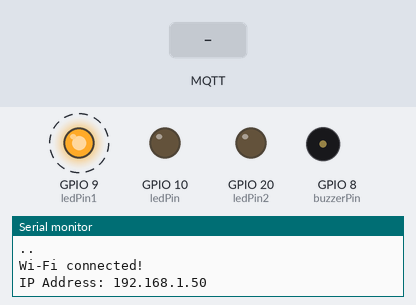
The sketch below on a simulated Seeed XIAO ESP32-C3. Shown: output pins drawn as LEDs (lit = HIGH), buzzer (waves = sounding), the last lines printed to the serial monitor. Dashed ring = blinking. The test bench sets the inputs (shaded band). WiFi joins after 1.5 s; servers stay silent unless stated; no MQTT or app messages arrive unless stated.

Above: at 2.35 s.
2.9 s: MQTT message "ON" arrives on the first subscribed topic
At 4.6 s:
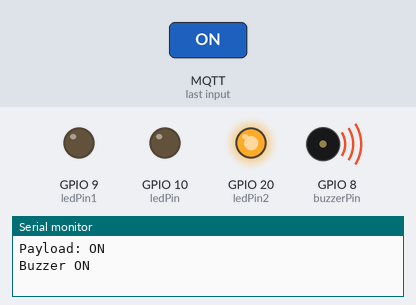
4.9 s: MQTT message "OFF" arrives on the first subscribed topic
At 6.2 s:
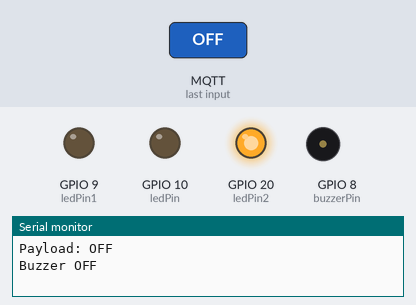
Timing chart, 0 to 7.9 s (numbered marks = the images above; inputs shaded):
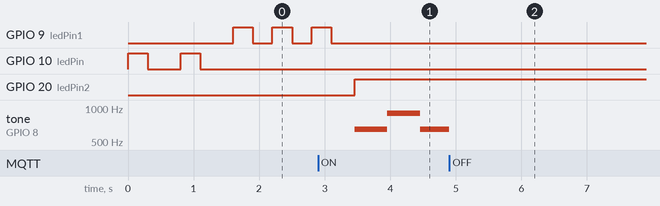

The sketch:

alarm_receiver.ino
```cpp
#include <WiFi.h>
#include <PubSubClient.h>

#define wifi_ssid "Soi13"
#define wifi_password ""

#define mqtt_server "10.0.0.4"
#define mqtt_port 1883
#define mqtt_user "mqtt_user"
#define mqtt_password ""

//#define alarm_state_topic_fire "homeassistant/sensor/fire_alarm"
#define alarm_state_topic_leakage "homeassistant/sensor/leak_detected"

WiFiClient espClient;
PubSubClient client(espClient);

const int ledPin = 10; //GPIO10
const int ledPin1 = 9; //GPIO9
const int ledPin2 = 20; //GPIO20
const int buzzerPin = 8; //GPIO8

bool buzzerActive = false;
unsigned long previousMillis = 0;
const int freq1 = 650;
const int freq2 = 900;
const int duration = 500;
bool toggle = true;

//This is for simulating of temporary lost WiFi connection.
//unsigned long startTime = millis();
//unsigned long disconnectAfter = 10000; // Disconnect after 10 seconds

//Blinking by red or yellow if WiFi or MQTT connection have been lost.
void blinkLED(int times, int pin) {
  for (int i = 0; i < times; i++) {
    digitalWrite(pin, HIGH);
    delay(300);
    digitalWrite(pin, LOW);
    delay(300);
  }
}

void reconnectWiFi() {
  WiFi.disconnect();
  WiFi.begin(wifi_ssid, wifi_password);
  Serial.println("Reconnecting to Wi-Fi...");
  while (WiFi.status() != WL_CONNECTED) {
    Serial.print(".");
    blinkLED(1, ledPin);
    delay(1000);
  }
  Serial.println("\nReconnected to Wi-Fi!");
}

void callback(char* topic, byte* payload, unsigned int length) {
  Serial.print("Message received: ");
  Serial.println(topic);

  String message = "";
  for (int i = 0; i < length; i++) {
    message += (char)payload[i];
  }
  Serial.print("Payload: ");
  Serial.println(message);

  // Control buzzer based on the command
  if (message == "ON") {
    buzzerActive = true;
    Serial.println("Buzzer ON");
  } else if (message == "OFF") {
    buzzerActive = false;
    Serial.println("Buzzer OFF");
  } else {
    Serial.println("Unknown command");
  }
}

void reconnect_MQTT_broker() {
  while (!client.connected()) {
    Serial.print("Connecting to MQTT...");
    if (client.connect("XIAO_ESP32C3_Client", mqtt_user, mqtt_password)) {
      Serial.println("connected");
      client.subscribe(alarm_state_topic_leakage);
    } else {
      Serial.print("failed, rc=");
      Serial.print(client.state());
      Serial.println(" try again in 5 seconds");
      delay(5000);
    }
  }
}

void setup() {
  Serial.begin(115200);

  pinMode(ledPin, OUTPUT);
  digitalWrite(ledPin, LOW);
  pinMode(buzzerPin, OUTPUT);
  digitalWrite(ledPin, LOW);
  pinMode(ledPin1, OUTPUT);
  digitalWrite(ledPin1, LOW);
  pinMode(ledPin2, OUTPUT);
  digitalWrite(ledPin2, LOW);

  // Initialize LEDC for tone generation
  ledcAttachPin(buzzerPin, 0); // Attach pin to channel 0 to prevent messages in serial like: "E (30523) ledc: ledc_update_duty(648): LEDC is not initialized, E (30528) ledc: ledc_set_duty(720): LEDC is not initialized"

  Serial.println("Connecting to Wi-Fi...");
  WiFi.begin(wifi_ssid, wifi_password);

  while (WiFi.status() != WL_CONNECTED) {
    Serial.print(".");
    digitalWrite(ledPin, HIGH);
    delay(300);
    digitalWrite(ledPin, LOW);
    delay(500);
  }
  Serial.println("\nWi-Fi connected!");
  Serial.print("IP Address: ");
  Serial.println(WiFi.localIP());

  client.setServer(mqtt_server, mqtt_port);
  client.setCallback(callback);
}

void loop() {
  if (WiFi.status() == WL_CONNECTED && client.connected()){
      digitalWrite(ledPin2, HIGH);
  } else {
    digitalWrite(ledPin2, LOW);
  }

  if (WiFi.status() != WL_CONNECTED) {
    Serial.println("Wi-Fi connection lost!");
    blinkLED(3, ledPin);
    reconnectWiFi();
  } else {
    digitalWrite(ledPin, LOW);
  }

  if (!client.connected()) {
    blinkLED(3, ledPin1);
    reconnect_MQTT_broker();
  }

   client.loop();

  // Non-blocking buzzer frequency cycling
  // Police siren effect
  if (buzzerActive) {
    unsigned long currentMillis = millis();
    if (currentMillis - previousMillis >= duration) {
      previousMillis = currentMillis;

      // Toggle between the two frequencies
      if (toggle) {
        tone(buzzerPin, freq1);
      } else {
        tone(buzzerPin, freq2);
      }
      toggle = !toggle;
    }
  } else {
    noTone(buzzerPin);
  }

  //Test code block for simulating of temporary WiFi connection.
  /*if (millis() - startTime > disconnectAfter) {
    WiFi.disconnect();
    Serial.println("Simulated Wi-Fi disconnection.");
  }*/

}
```

Measured:
- after the input at 2.9 s, tone on GPIO 8 (buzzerPin): silent → 650 Hz after 0.56 s, → 900 Hz 0.50 s later, → 650 Hz 0.50 s later
